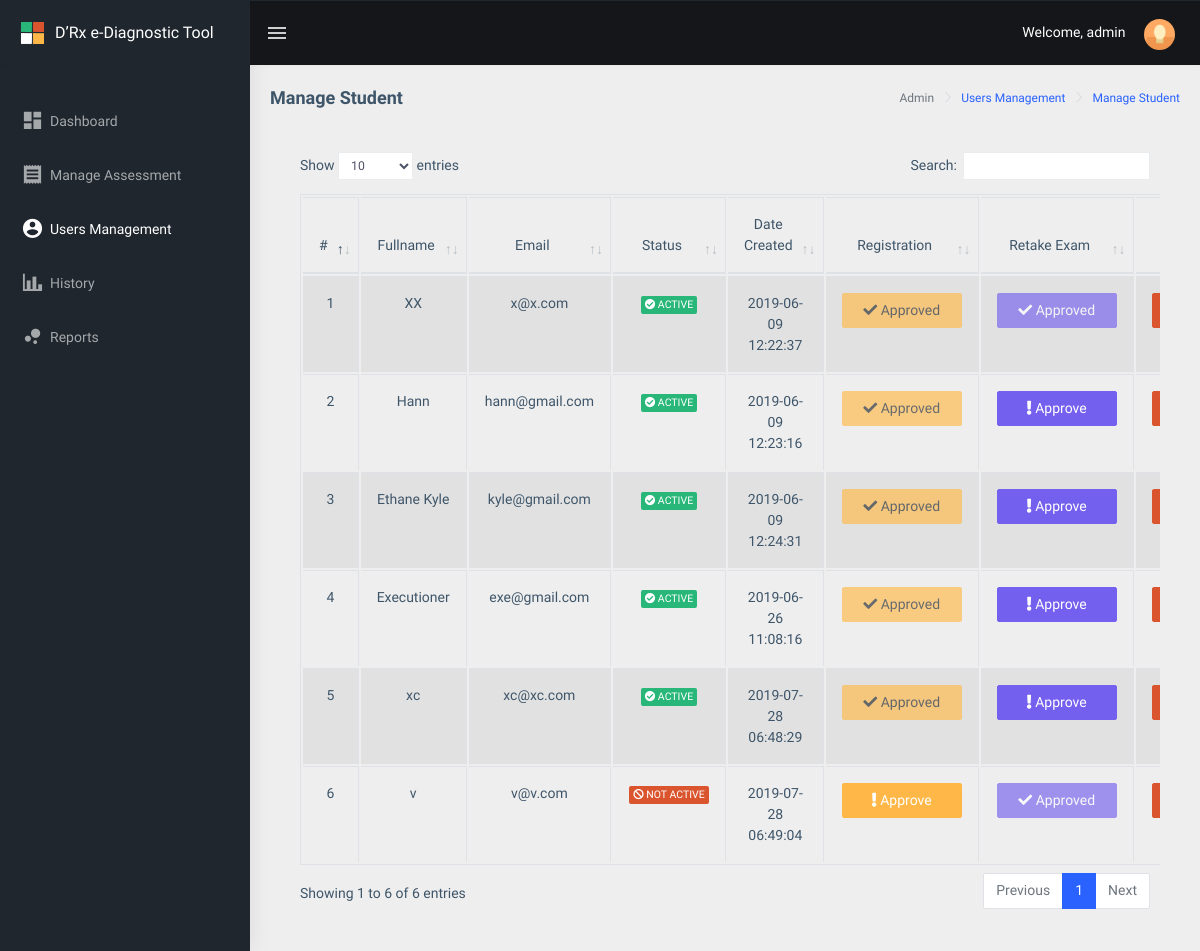
Screenshot of /public/main/teacher/usersmanagement/student/index.php (signed in) with the database file from the repository.
### tables this page shows
CREATE TABLE `drxassessment_users` (
  `drxassessment_id` int(11) NOT NULL,
  `drxassessment_code` text NOT NULL,
  `drxassessment_profile_pic` text NOT NULL,
  `drxassessment_name` varchar(55) NOT NULL,
  `drxassessment_contactnumber` int(55) NOT NULL,
  `drxassessment_email` varchar(55) NOT NULL,
  `drxassessment_username` varchar(55) NOT NULL,
  `drxassessment_password` varchar(55) NOT NULL,
  `drxassessment_position` varchar(55) NOT NULL,
  `drxassessment_status` int(1) NOT NULL,
  `drxassessment_exam` int(1) NOT NULL,
  `drxassessment_created_at` datetime NOT NULL,
  `drxassessment_updated_at` datetime NOT NULL
);

### public/main/teacher/usersmanagement/student/index.php (the view, shortened to what this page needs)
<?php
include("../../../../../config/common/asdasf9z09x0c90zx90123.php");
if (!empty($_SESSION['drxassessmentname'])) {
    $drxassessmentname = $_SESSION['drxassessmentname'];
} else {
    $drxassessmentname = "";
}
?>
<!DOCTYPE html>
<html dir="ltr" lang="en">
<head>
    <link href="../../../../assets/libs/flot/css/float-chart.css" rel="stylesheet">
    <link href="../../../../dist/css/style.min.css" rel="stylesheet">
    <link href="../../../../assets/libs/datatables.net-bs4/css/dataTables.bootstrap4.css" rel="stylesheet">
</head>
<body>
    <div id="main-wrapper">
        <header class="topbar" data-navbarbg="skin5">
            <nav class="navbar top-navbar navbar-expand-md navbar-dark">
                <div class="navbar-header" data-logobg="skin5">
                    <a class="navbar-brand" href="../../../../main/teacher">
                        <b class="logo-icon p-l-10">
                            <img src="../../../../assets/images/logo-icon.png" alt="homepage" class="light-logo" />
                        </b>
                        <span class="logo-text">
                             <span style="font-size: 16px;">D’Rx e-Diagnostic Tool</span>
                        </span>
                    </a>
                </div>
                <div class="navbar-collapse collapse" id="navbarSupportedContent" data-navbarbg="skin5">
                    <ul class="navbar-nav float-left mr-auto">
                        <li class="nav-item d-none d-md-block"><a class="nav-link sidebartoggler waves-effect waves-light" href="javascript:void(0)" data-sidebartype="mini-sidebar"><i class="mdi mdi-menu font-24"></i></a></li>
                    </ul>
                    <ul class="navbar-nav float-right">
                        <li class="nav-item dropdown">
                          <span style="color: #fff;">Welcome, <?php echo $drxassessmentname; ?></span>
                            <a class="nav-link dropdown-toggle text-muted waves-effect waves-dark pro-pic" href="" data-toggle="dropdown" aria-haspopup="true" aria-expanded="false"><img src="../../../../assets/images/users/1.jpg" alt="user" class="rounded-circle" width="31" height="31"></a>
                        </li>
                    </ul>
                </div>
            </nav>
        </header>
        <aside class="left-sidebar" data-sidebarbg="skin5">
            <div class="scroll-sidebar">
                <nav class="sidebar-nav">
                    <ul id="sidebarnav" class="p-t-30">
                        <li class="sidebar-item"> <a class=" sidebar-link waves-effect waves-dark sidebar-link" href="../../../../main/teacher/" aria-expanded="false"><i class="mdi mdi-view-dashboard"></i><span class="hide-menu">Dashboard</span></a></li>
                        <li class="sidebar-item"> <a class="sidebar-link waves-effect waves-dark sidebar-link" href="../../assessment/" aria-expanded="false"><i class="mdi mdi-receipt"></i><span class="hide-menu">Manage Assessment </span></a></li>
                        <li class="active sidebar-item"> <a class="active sidebar-link waves-effect waves-dark sidebar-link" href="../../usersmanagement/" aria-expanded="false"><i class="mdi mdi-account-circle"></i><span class="hide-menu">Users Management</span></a></li>
                        <li class="sidebar-item"> <a class="sidebar-link waves-effect waves-dark sidebar-link" href="../../history/" aria-expanded="false"><i class="mdi mdi-chart-bar"></i><span class="hide-menu">History</span></a></li>
                        <li class="sidebar-item"> <a class="sidebar-link waves-effect waves-dark sidebar-link" href="../../reports/" aria-expanded="false"><i class="mdi mdi-chart-bubble"></i><span class="hide-menu">Reports</span></a></li>
                    </ul>
                </nav>
            </div>
        </aside>
        <div class="page-wrapper">
             <div class="page-breadcrumb">
                <div class="row">
                    <div class="col-12 d-flex no-block align-items-center">
                        <h4 class="page-title">Manage Student</h4>
                        <div class="ml-auto text-right">
                            <nav aria-label="breadcrumb">
                                <ol class="breadcrumb">
                                    <li class="breadcrumb-item active" aria-current="page">Admin</li>
                                   <li class="breadcrumb-item active" aria-current="page"><a href="../">Users Management</a></li>
                                    <li class="breadcrumb-item active" aria-current="page"><a href="../student/">Manage Student</a></li>
                                </ol>
                            </nav>
                        </div>
                    </div>
                </div>
            </div>
            <div class="container-fluid">
							<div class="card-body">
									<div class="table-responsive">
											<table id="zero_config" class="table table-striped table-bordered">
													<thead>
															<tr>
																	<th class="text-center">#</th>
																	<th class="text-center">Fullname</th>
																	<th class="text-center">Email</th>
																	<th class="text-center">Status</th>
																	<th class="text-center">Date Created</th>
                                  <th class="text-center">Registration</th>
                                  <th class="text-center">Retake Exam</th>
																	<th class="text-center">Delete</th>
															</tr>
													</thead>
													<tbody>
														<?php
	                          $drx_count = 0;
	                          $connection->setAttribute(PDO::ATTR_ERRMODE, PDO::ERRMODE_EXCEPTION);
	                          $result = $connection->prepare("SELECT * FROM drxassessment_users WHERE drxassessment_position ='5tud3nt' ORDER BY drxassessment_created_at ASC");
	                          $result->execute();
	                              while ($row = $result->fetch(PDO::FETCH_ASSOC)) {
	                                     $drx_count++;
	                                     $drxassessment_id = $row['drxassessment_id'];
	                                     $drxassessment_name = $row['drxassessment_name'];
	                                     $drxassessment_email = $row['drxassessment_email'];
																			 $drxassessment_created_at = $row['drxassessment_created_at'];
                                       $drxassessment_status = $row['drxassessment_status'];
	                                     $drxassessment_exam = $row['drxassessment_exam'];
	                          ?>
															<tr>
																<td class="text-center"><?php echo $drx_count; ?></td>
																<td class="text-center"><?php echo $drxassessment_name; ?></td>
																<td class="text-center"><?php echo $drxassessment_email; ?></td>
																<td class="text-center">
																	<?php if ($drxassessment_status == 1) { ?>
																	<span class="badge badge-success"><i class="fas fa-check-circle"></i> ACTIVE</span>
																  <?php } else if($drxassessment_status == 0) {?>
																	<span class="badge badge-danger"><i class="fas fa-ban"></i> NOT ACTIVE</span>
																	<?php } ?>
																</td>
																<td class="text-center"><?php echo $drxassessment_created_at; ?></td>
																<td class="text-center">
																	<?php if($drxassessment_status == 1) {?>
																	<button type="button" class="btn btn-warning btn-mg" style="width: 120px;" disabled>
                                  <i class="fas fa-check"></i> Approved
                                  </button>
																	<?php } else if($drxassessment_status == 0) {?>
																	<button type="button" data-toggle="modal" data-target="#usersModal" style="width: 120px;"  class="btn btn-warning btn-mg"
                                  onclick="approveUser('<?php echo $drxassessment_id ; ?>',
	                                                     '<?php echo $drxassessment_name ; ?>');">
                                  <i class="fas fa-exclamation"></i> Approve
                                  </button>
																	<?php } ?>
																</td>
																<td class="text-center">
                                  <?php if ($drxassessment_exam == 1) { ?>
                                  <button type="button" data-toggle="modal" data-target="#approveusersModal"  style="width: 120px;" class="btn btn-primary btn-mg"
                                  onclick="approveExam('<?php echo $drxassessment_id ; ?>');">
                                  <i class="fas fa-exclamation"></i> Approve
                                  </button>
                                <?php } else if($drxassessment_exam == 0) { ?>
                                  <button type="button" style="width: 120px;" class="btn btn-primary btn-mg" disabled>
                                  <i class="fas fa-check"></i> Approved
                                  </button>
                                <?php } ?>
																</td>
																<td class="text-center">
                                  <button type="button" data-toggle="modal" data-target="#deleteusersModal"  style="width: 120px;" class="btn btn-danger btn-mg"
                                  onclick="deleteUser('<?php echo $drxassessment_id ; ?>');">
                                  </button>
																</td>
															</tr>
														<?php } ?>
													</tbody>
											</table>
									</div>
            </div>
        </div>
    </div>
</body>
</html>

### rows the page displays
drxassessment_users: drxassessment_name "XX", drxassessment_email "x@x.com", drxassessment_status 1 (drawn), drxassessment_created_at "2019-06-09 12:22:37", drxassessment_exam 0 (drawn)
drxassessment_users: drxassessment_name "Hann", drxassessment_email "hann@gmail.com", drxassessment_status 1 (drawn), drxassessment_created_at "2019-06-09 12:23:16"
drxassessment_users: drxassessment_name "Ethane Kyle", drxassessment_email "kyle@gmail.com", drxassessment_status 1 (drawn), drxassessment_created_at "2019-06-09 12:24:31", $drxassessment_id 12 (drawn)
drxassessment_users: drxassessment_name "Executioner", drxassessment_email "exe@gmail.com", drxassessment_status 1 (drawn), drxassessment_created_at "2019-06-26 11:08:16"
drxassessment_users: drxassessment_name "xc", drxassessment_email "xc@xc.com", drxassessment_status 1 (drawn), drxassessment_created_at "2019-07-28 06:48:29"
drxassessment_users: drxassessment_name "v", drxassessment_email "v@v.com", drxassessment_status 0 (drawn), drxassessment_created_at "2019-07-28 06:49:04", drxassessment_exam 0 (drawn)

### other values shown
$drxassessmentname "admin"
